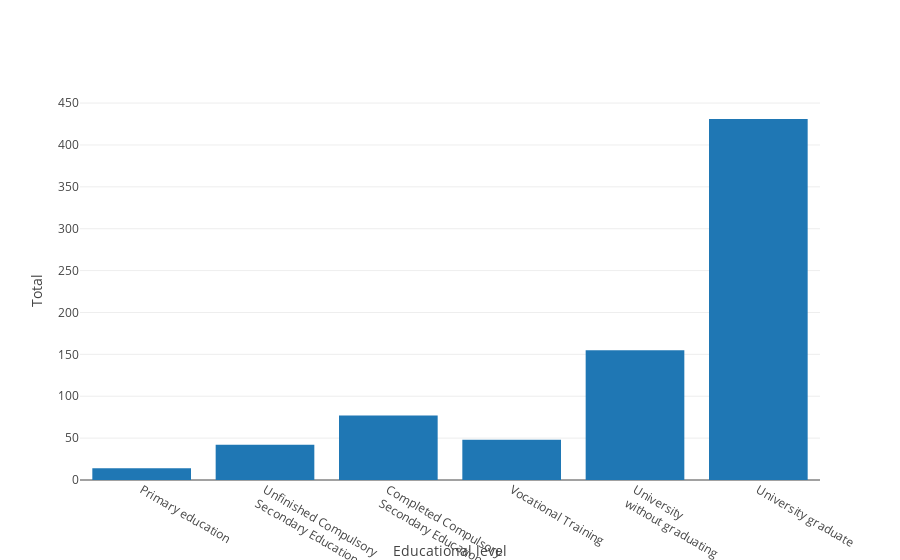

The cell this chart's notebook holds for it:
### Code cell
display(data_complete_en['Gender'].describe())
display(data_complete_en['Gender'].value_counts())


display(data_complete_en['Educational level'].value_counts())

labels_edulevel = ['Primary education', 'Unfinished Compulsory<br>Secondary Education',
                   'Completed Compulsory<br>Secondary Education', 'Vocational Training', 'University <br>without graduating', 'University graduate']
tickvals_edulevel = ['0', '1', '2', '3', '4', '5']

data4 = [go.Bar(x=data_complete_en['Educational level'].unique(),
                y=data_complete_en['Educational level'].value_counts(),
                name='Educational level')]
layout4 = go.Layout(
    xaxis=go.layout.XAxis(
        ticktext=labels_edulevel,
        tickvals=tickvals_edulevel,
        title='Educational level'
    ),
    yaxis=go.layout.YAxis(
        title="Total"),
    bargap=0.2,
)
fig4 = go.Figure(data=data4, layout=layout4)
iplot(fig4)
plt.show()

### Figure 1 — Plotly figure (JSON) as saved in the notebook; plotly's stock layout.template omitted (floating-point values rounded to 4 significant figures)
{"data": [{"name": "Educational level", "type": "bar", "uid": "e40138bb-f097-4721-8d2f-1c8f17dd30f3", "x": [5, 4, 2, 3, 1, 0], "y": [431, 155, 77, 48, 42, 14]}], "layout": {"bargap": 0.2, "xaxis": {"ticktext": ["Primary education", "Unfinished Compulsory<br>Secondary Education", "Completed Compulsory<br>Secondary Education", "Vocational Training", "University <br>without graduating", "University graduate"], "tickvals": ["0", "1", "2", "3", "4", "5"], "title": {"text": "Educational level"}}, "yaxis": {"title": {"text": "Total"}}}}
